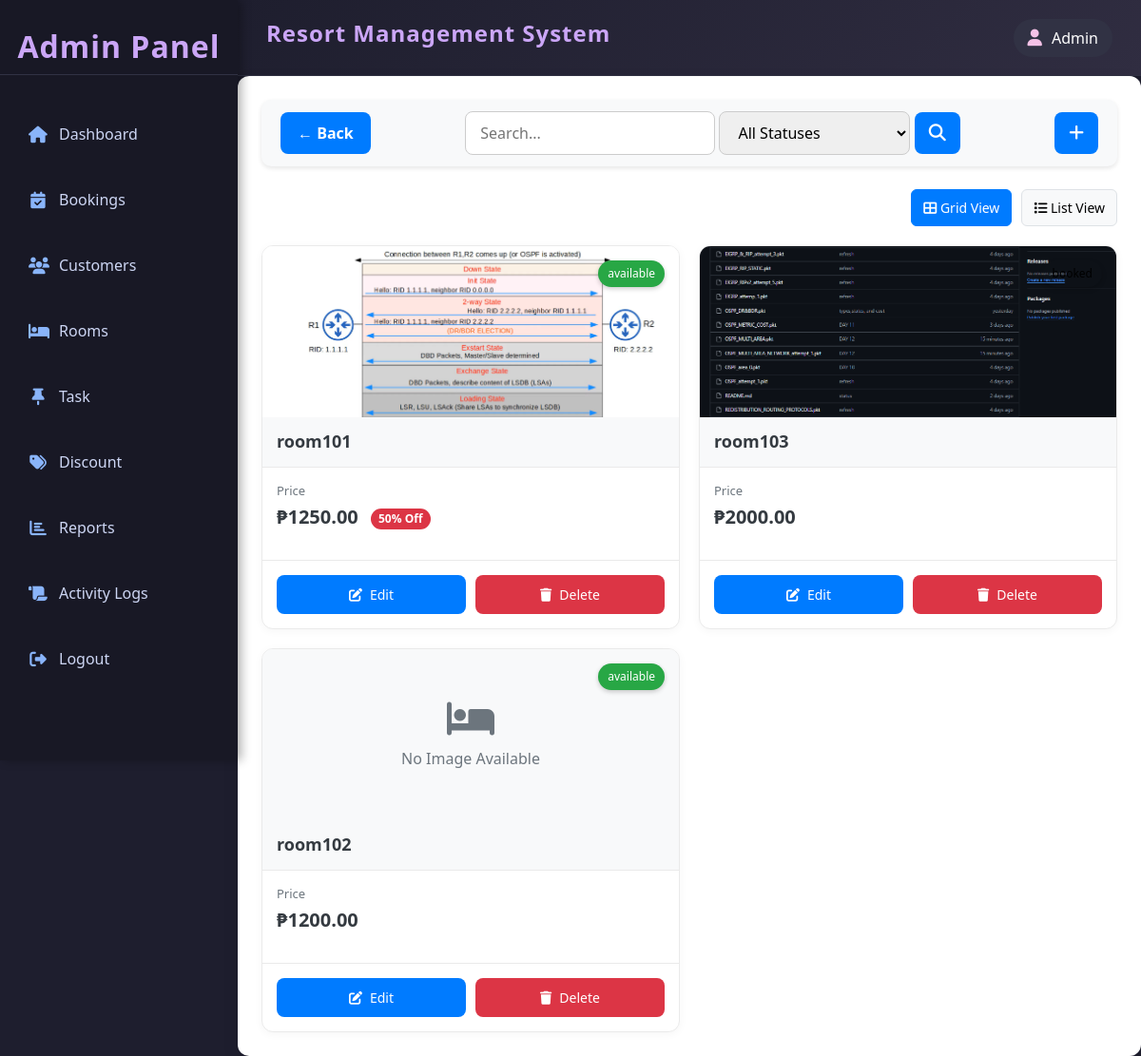
Screenshot of /admin/rooms/index.php (signed in) with the database file from the repository.
### tables this page shows
CREATE TABLE IF NOT EXISTS `room` (
  `room_id` int(11) NOT NULL AUTO_INCREMENT,
  `room_code` varchar(50) NOT NULL,
  `room_type` enum('standard','single_room','deluxe','family_room','studio_room','suite') NOT NULL,
  `room_status` enum('available','booked','under maintenance') NOT NULL,
  `description` text NOT NULL,
  `price` decimal(10,2) NOT NULL,
  `created_at` timestamp NOT NULL DEFAULT current_timestamp(),
  `updated_at` timestamp NOT NULL DEFAULT current_timestamp(),
  PRIMARY KEY (`room_id`),
  UNIQUE KEY `room_ code` (`room_code`)
);

CREATE TABLE IF NOT EXISTS `room_gallery` (
  `room_id` int(11) NOT NULL,
  `room_img` varchar(255) NOT NULL,
  `created_at` timestamp NOT NULL DEFAULT current_timestamp(),
  UNIQUE KEY `room_img` (`room_img`),
  KEY `galley_room_fk` (`room_id`)
);

CREATE TABLE IF NOT EXISTS `discount` (
  `discount_id` int(11) NOT NULL AUTO_INCREMENT,
  `discount_name` varchar(50) NOT NULL,
  `discount_percentage` int(11) NOT NULL,
  `discount_start` datetime NOT NULL,
  `discount_end` datetime NOT NULL,
  `discount_status` enum('activate','deactivate') NOT NULL,
  `applicable_room` enum('standard','single_room','deluxe','family_room','studio_room','suite') NOT NULL,
  `created_at` datetime NOT NULL DEFAULT current_timestamp(),
  `updated_at` datetime NOT NULL DEFAULT current_timestamp(),
  PRIMARY KEY (`discount_id`)
);

### admin/rooms/index.php (the view, shortened to what this page needs)
<?php
include('../../resources/database/config.php');
include ('../includes/template.php');
?>
<div class="content" style="color:black;">
    <?php
    include ('filter.php'); ?>
    <div class="view-toggle">
        <button class="toggle-btn active" onclick="toggleView('grid')" id="gridBtn">
            <i class="fas fa-th-large"></i> Grid View
        </button>
        <button class="toggle-btn" onclick="toggleView('list')" id="listBtn">
            <i class="fas fa-list"></i> List View
        </button>
    </div>
    <div class="room-card-container" id="gridView">
        <?php
        mysqli_data_seek($result, 0);
        while($row=mysqli_fetch_assoc($result)){
            $statusClass = strtolower($row['room_status']);
            $rimg="SELECT * FROM room_gallery WHERE room_id={$row['room_id']} LIMIT 1";
            $rimg_result=mysqli_query($conn,$rimg);
            $rimg_row=mysqli_fetch_assoc($rimg_result);
            if($row['discounted_price'] > 0) {
                $priceDisplay = "₱{$row['discounted_price']}";
                $discountDisplay = "<span class='discount'>{$row['discount_percentage']}% Off</span>";
            } else {
                $priceDisplay = "₱{$row['price']}";
                $discountDisplay = "";
            }
            $roomImage = "../../resources/assets/room_images/{$rimg_row['room_img']}";
            $defaultImage = "../../assets/images/room-placeholder.jpg";
            $imagePath = file_exists($roomImage) ? $roomImage : $defaultImage;
            $hasImage = file_exists($roomImage) || file_exists($defaultImage);
        ?>
        <div class="room-card <?php echo $statusClass; ?>">
            <div class="room-image">
                <?php if($hasImage): ?>
                    <img src="<?php echo $imagePath; ?>" alt="<?php echo $row['room_code']; ?>">
                <?php else: ?>
                    <div class="no-image">
                        <div class="text-center">
                            <i class="fas fa-bed"></i><br>
                            No Image Available
                        </div>
                    </div>
                <?php endif; ?>
                <div class="status-indicator"><?php echo $row['room_status']; ?></div>
            </div>
            <div class="room-header">
                <h3 class="room-code"><?php echo $row['room_code']; ?></h3>
            </div>
            <div class="room-content">
                <div class="price-container">
                    <div class="price-label">Price</div>
                    <div class="price"><?php echo $priceDisplay; ?> <?php echo $discountDisplay; ?></div>
                </div>
            </div>
            <div class="room-actions">
                <a href='edit.php?id=<?php echo $row['room_id']; ?>' class='btn btn-primary'>
                    <i class='fas fa-edit'></i> Edit
                </a>
                <a href='delete.php?id=<?php echo $row['room_id']; ?>&index_click=true' class='btn btn-danger'>
                    <i class='fas fa-trash'></i> Delete
                </a>
            </div>
        </div>
        <?php } ?>
    </div>
</div>

### admin/includes/template.php (style rules this page uses)
body { display: grid; grid-template-columns: 250px 100px 100px auto; grid-template-rows: 80px 100px auto 100px; height: 100vh; margin: 0; font-family: 'Segoe UI', Tahoma, Geneva, Verdana, sans-serif; background: #1E1E2E; color: #E0E0E0; }
.content { grid-column: 2 / 5; grid-row: 2 / 5; width: 100%; padding: 20px; background: #1E1E2E; box-shadow: inset 0 5px 15px rgba(0, 0, 0, 0.1); color: black; }

### admin/rooms/index.php (style rules this page uses)
.content { width: 100%; padding: 25px; background: white; border-radius: 12px; box-shadow: 0 6px 18px rgba(0, 0, 0, 0.08); }
.room-card-container { display: grid; grid-template-columns: repeat(auto-fill, minmax(320px, 1fr)); gap: 20px; margin-top: 20px; }
.room-card { background: #fff; border-radius: 12px; overflow: hidden; transition: all 0.3s ease; border: 1px solid #eaeaea; box-shadow: 0 2px 10px rgba(0, 0, 0, 0.04); position: relative; display: flex; flex-direction: column; height: 100%; }
.room-image { position: relative; width: 100%; height: 180px; overflow: hidden; background-color: #f8f9fa; }
.room-image img { width: 100%; height: 100%; object-fit: cover; transition: transform 0.5s ease; }
.no-image { display: flex; align-items: center; justify-content: center; height: 100%; color: #6c757d; font-size: 16px; }
.no-image i { font-size: 40px; margin-bottom: 10px; }
.status-indicator { position: absolute; top: 15px; right: 15px; padding: 5px 10px; border-radius: 20px; font-size: 12px; font-weight: 500; z-index: 2; box-shadow: 0 2px 5px rgba(0,0,0,0.2); }
.available .status-indicator { background: #28a745; color: white; }
.room-header { background: #f8f9fa; padding: 15px; border-bottom: 1px solid #eaeaea; }
.room-code { font-size: 18px; font-weight: 700; color: #343a40; margin: 0; }
.room-content { padding: 15px; flex-grow: 1; }
.price-container { margin-bottom: 15px; }
.price-label { font-size: 13px; color: #6c757d; margin-bottom: 3px; }
.price { font-size: 20px; font-weight: 700; color: #343a40; }
.discount { display: inline-block; background: #dc3545; color: white; font-size: 12px; padding: 2px 8px; border-radius: 12px; margin-left: 8px; vertical-align: middle; }
.room-actions { display: flex; gap: 10px; padding: 15px; border-top: 1px solid #eaeaea; margin-top: auto; }
.btn { flex: 1; display: inline-flex; align-items: center; justify-content: center; padding: 10px; border-radius: 8px; font-weight: 500; text-decoration: none; transition: all 0.2s ease; font-size: 14px; border: none; cursor: pointer; }
.btn i { margin-right: 8px; }
.btn-primary { background: #007bff; color: white; }
.btn-danger { background: #dc3545; color: white; }
.view-toggle { display: flex; justify-content: flex-end; margin-bottom: 15px; }
.toggle-btn { padding: 8px 12px; border-radius: 6px; background: #f8f9fa; border: 1px solid #dee2e6; cursor: pointer; font-size: 14px; transition: all 0.2s ease; margin-left: 10px; }
.toggle-btn:hover, .toggle-btn.active { background: #007bff; color: white; border-color: #007bff; }

### rows the page displays
room: room_gallery.room_img (picture), room_status "available", room_code "room101", priceDisplay "₱1250.00", discount.discount_percentage "50"
room: room_gallery.room_img (picture), room_status "booked", room_code "room103", price "₱2000.00"
room: shows "No Image Available", room_status "available", room_code "room102", price "₱1200.00"
